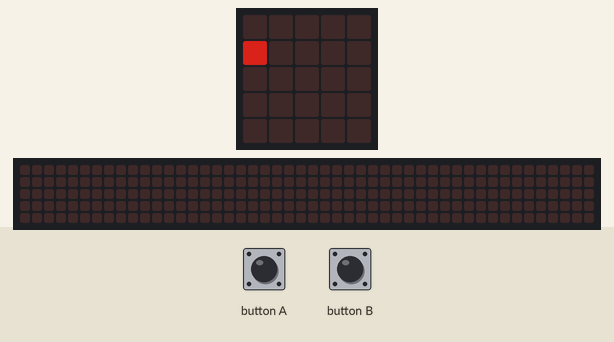
Recording of a program running on a simulated BBC micro:bit running MicroPython. On the bench: the board's 5×5 LED display, a strip that is not on the board, showing the scrolling text unrolled. The inputs (shaded band) are chosen by the test bench. Dim RGB values are drawn brighter than linear; random numbers come from a fixed seed; the 48×5 strip is a reading aid, not a part: it shows the text the display is scrolling, unrolled, one strip-width of it at a time.

Above: at 1.2 s.
1.3 s: button B pressed for 0.15 s
At 1.37 s:
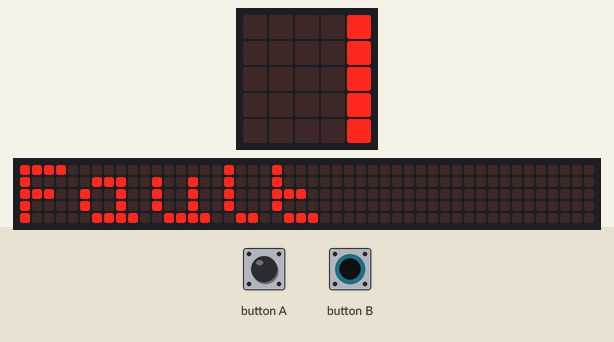
At 7.1 s:
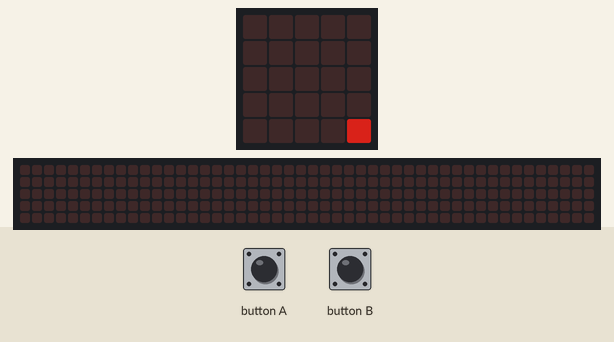
7.7 s: button A pressed for 0.15 s
At 14.3 s:
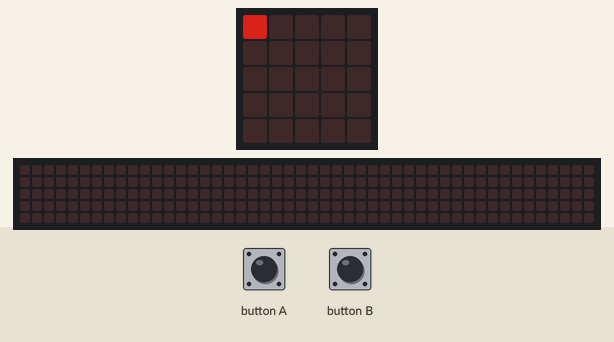

The program:

pong.py
```python
# Simple pong
from microbit import *
import random

player = [button_a, button_b]
server = 0
receiver = 1
court = [0, 1, 2, 3, 4]
baseline = 3

def serve(from_x, from_y):
    "serves a ball and returns True to indicate the game is now in play and resets the speed of the game"
    serving_speed = 10000
    is_inplay = True
    for setserve in range(0,3):
        sleep(150)
        display.set_pixel(from_x, from_y, 9)
        sleep(150)
        display.set_pixel(from_x, from_y, ballbright)
    return is_inplay, serving_speed

def evaluate_turn(is_returned, position, current_speed, return_speed):
    "evaluates whether the rally is still in play and if so the new pace of the game "
    is_inplay = True
    speedup_factor = 3  # smaller means returns speed up more quickly
    if is_returned:
        if position == baseline:
            current_speed = current_speed - (return_speed // speedup_factor)
        else:
            is_inplay = False
            if position < baseline:
                display.scroll("Fault")
            if position > baseline:
                display.scroll("Miss")
    else:
        display.scroll("Ace")
        is_inplay = False
    return is_inplay, current_speed

def wait_for_hit(receivingplayer, speed):
    "waits and indicates if the play has pressed a button and how long he/she waited"
    returned = False
    for tick in range(0, speed):
        if receivingplayer.was_pressed():
            returned = True
            break
    return returned, tick

is_inplay = False
while True:
    # the rally loop
    bally = random.randint(0,4)
    returned = False

    for ballx in court:
        # the ball moving loop
        position = court.index(ballx)
        ballbright = position + 5
        if not is_inplay:
            is_inplay, rally_speed = serve(ballx, bally)
        display.set_pixel(ballx, bally, ballbright)
        returned, return_force = wait_for_hit(player[receiver], rally_speed)
        display.set_pixel(ballx, bally, 0)
        if returned:
            break
    is_inplay, rally_speed = evaluate_turn(returned, position, rally_speed, return_force)
    #clear the button buffer
    button_a.was_pressed()
    button_b.was_pressed()

    player.reverse()
    court.reverse()
        
```

Measured:
- after the input at 1.3 s, the display: changes at once (image 1)
